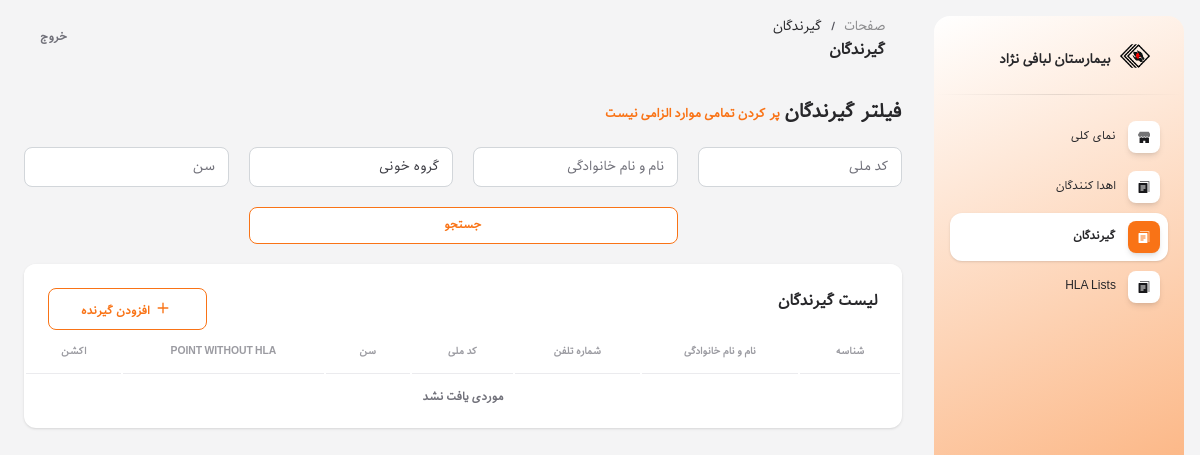
The app's page /recipients/ (signed in), older data.
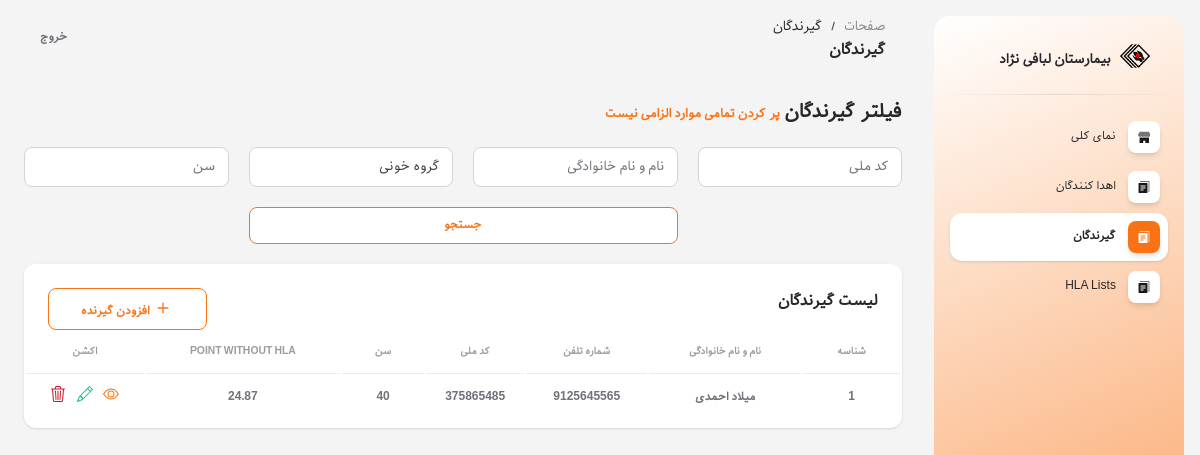
The same page, newer data.
### referees/models.py (models this page shows, shortened)
class Recipient(models.Model):
    blood_group_choices = [
        ('A', 'A'),
        ('B', 'B'),
        ('AB', 'AB'),
        ('O', 'O'),
    ]
    previous_donation_candidate_choices = [
        ('yes', 'YES'),
        ('no', 'NO'),
    ]
    medical_urgency_choices = [
        ('1', 'no access'),
        ('2', 'cardiomyopathy'),
        ('3', 'none'),
    ]
    cpra_choices = [
        ('1', '≥ 98%'),
        ('2', '95-97%'),
        ('3', 'none'),
    ]
    first_name = models.CharField(verbose_name='نام', max_length=100)
    last_name = models.CharField(verbose_name='نام خانوادگی', max_length=100)
    national_code = models.IntegerField(verbose_name='کد ملی')
    phone_number = models.IntegerField(verbose_name='شماره تماس')
    age = models.IntegerField(verbose_name='سن')
    blood_group = models.CharField(verbose_name='گروه خونی', max_length=2, choices=blood_group_choices)
    waiting_list = models.CharField(max_length=10)
    dialysis_duration = models.CharField(max_length=10)
    previous_donation = models.CharField(max_length=3, choices=previous_donation_candidate_choices)
    medical_urgency = models.CharField(max_length=1, choices=medical_urgency_choices)
    candidate_for_2_kidney_TX = models.CharField(max_length=3, choices=previous_donation_candidate_choices)
    candidate_for_kidney_after_other_organ_TX = models.CharField(max_length=3, choices=previous_donation_candidate_choices)
    cpra = models.CharField(max_length=1, choices=cpra_choices)
    desensitized = models.CharField(max_length=3, choices=previous_donation_candidate_choices)
    hla_a_1 = models.ForeignKey(HlaA, on_delete=models.DO_NOTHING, verbose_name='HLA A (allele 1)', related_name='hla_a_1_recipient')
    hla_a_2 = models.ForeignKey(HlaA, on_delete=models.DO_NOTHING, verbose_name='HLA A (allele 2)', related_name='hla_a_2_recipient')
    hla_b_1 = models.ForeignKey(HlaB, on_delete=models.DO_NOTHING, verbose_name='HLA B (allele 1)', related_name='hla_b_1_recipient')
    hla_b_2 = models.ForeignKey(HlaB, on_delete=models.DO_NOTHING, verbose_name='HLA B (allele 2)', related_name='hla_b_2_recipient')
    hla_drb1_1 = models.ForeignKey(HlaDRB1, on_delete=models.DO_NOTHING, verbose_name='HLA DRB1 (allele 1)', related_name='hla_drb1_1_recipient')
    hla_drb1_2 = models.ForeignKey(HlaDRB1, on_delete=models.DO_NOTHING, verbose_name='HLA DRB1 (allele 2)', related_name='hla_drb1_2_recipient')
    hla_drb_1 = models.ForeignKey(HlaDRB, on_delete=models.DO_NOTHING, verbose_name='HLA DRB (allele 1)', null=True, blank=True, related_name='hla_drb_1_recipient')
    hla_drb_2 = models.ForeignKey(HlaDRB, on_delete=models.DO_NOTHING, verbose_name='HLA DRB (allele 2)', null=True, blank=True, related_name='hla_drb_2_recipient')
    hla_dqb1_1 = models.ForeignKey(HlaDQB1, on_delete=models.DO_NOTHING, verbose_name='HLA DQB1 (allele 1)', related_name='hla_dqb1_1_recipient')
    hla_dqb1_2 = models.ForeignKey(HlaDQB1, on_delete=models.DO_NOTHING, verbose_name='HLA DQB1 (allele 2)', related_name='hla_dqb1_2_recipient')
    point = models.FloatField(verbose_name='امتیاز')
    class Meta:
        verbose_name = 'گیرنده'
        verbose_name_plural = 'گیرندگان'

### referees/views.py (the view)
# urls.py: path('recipients/', RecipientListView.as_view(), name='recipient_list'),
class RecipientListView(LoginRequiredMixin, ListView):
    model = Recipient
    template_name = 'recipient_list.html'
    context_object_name = 'recipients'
    ordering = '-id'
    def get_queryset(self):
        queryset = super().get_queryset()
        search_query = self.request.GET.get('q')
        blood_group = self.request.GET.get('blood_group')
        national_code = self.request.GET.get('national_code')
        age = self.request.GET.get('age')
        if search_query:
            queryset = queryset.filter(
                Q(first_name__icontains=search_query) |
                Q(last_name__icontains=search_query)
            )
        if blood_group:
            queryset = queryset.filter(blood_group=blood_group)
        if national_code:
            queryset = queryset.filter(national_code=national_code)
        if age:
            queryset = queryset.filter(age=age)
        return queryset

### templates/recipient_list.html (shortened to what the changed rows need)
{% extends 'base.html' %}
{% load static %}
{% block contain %}
<div class="row">
    <div class="col-12">
        <div class="card mb-4">
            <div class="card-body px-0 pt-0 pb-2">
                <div class="table-responsive p-0">
                    <table class="table align-items-center mb-0">
                        <thead>
                            <tr>
                                <th
                                    class="text-center text-uppercase text-secondary text-xxs font-weight-bolder opacity-7">
                                    شناسه</th>
                                <th
                                    class="text-center text-uppercase text-secondary text-xxs font-weight-bolder opacity-7">
                                    نام و نام خانوادگی</th>
                                <th
                                    class="text-center text-uppercase text-secondary text-xxs font-weight-bolder opacity-7">
                                    شماره تلفن</th>
                                <th
                                    class="text-center text-uppercase text-secondary text-xxs font-weight-bolder opacity-7">
                                    کد ملی</th>
                                <th
                                    class="text-center text-uppercase text-secondary text-xxs font-weight-bolder opacity-7">
                                    سن</th>
                                <th
                                    class="text-center text-uppercase text-secondary text-xxs font-weight-bolder opacity-7">
                                    Point Without HLA</th>
                                <th
                                    class="text-center text-uppercase text-secondary text-xxs font-weight-bolder opacity-7">
                                    اکشن</th>
                            </tr>
                        </thead>
                        <tbody>
                            {% if recipients %}
                            {% for recipient in recipients %}
                            <tr>
                                <td class="align-middle text-center">
                                    <span class="text-secondary text-xs font-weight-bold">{{ recipient.id }}</span>
                                </td>
                                <td class="align-middle text-center">
                                    <span class="text-secondary text-xs font-weight-bold">{{ recipient.first_name }} {{ recipient.last_name }}</span>
                                </td>
                                <td class="align-middle text-center">
                                    <span class="text-secondary text-xs font-weight-bold">{{ recipient.phone_number }}</span>
                                </td>
                                <td class="align-middle text-center">
                                    <span class="text-secondary text-xs font-weight-bold">{{ recipient.national_code }}</span>
                                </td>
                                <td class="align-middle text-center">
                                    <span class="text-secondary text-xs font-weight-bold">{{ recipient.age }}</span>
                                </td>
                                <td class="align-middle text-center">
                                    <span class="text-secondary text-xs font-weight-bold">{{ recipient.point }}</span>
                                </td>
                                <td class="align-middle text-center">
                                    <a href="{% url 'recipient_detail' recipient.id %}" title="جزئیات" style="padding: 0 4px;">
                                        <span class="text-secondary text-xs font-weight-bold">
                                        </span>
                                    </a>
                                    <a href="{% url 'recipient_update' recipient.id %}" title="ویرایش" style="padding: 0 4px;">
                                        <span class="text-secondary text-xs font-weight-bold">
                                        </span>
                                    </a>
                                    <a href="{% url 'recipient_delete' recipient.id %}" title="حذف" style="padding: 0 4px;">
                                        <span class="text-secondary text-xs font-weight-bold">
                                        </span>
                                    </a>
                                </td>
                            </tr>
                            {% endfor %}
                            {% else %}
                            <tr>
                                <td colspan="7" class="align-middle text-center">
                                    <span class="text-secondary text-xs font-weight-bold">موردی یافت نشد</span>
                                </td>
                            </tr>
                            {% endif %}
                        </tbody>
                    </table>
                </div>
            </div>
        </div>
    </div>
</div>
{% endblock %}

Row changes from the older to the newer data that the page shows:
added Recipient: id "1", first_name "میلاد", last_name "احمدی", phone_number "9125645565", national_code "375865485", age "40", point "24.87"
Text that changed along with them:
text no longer shown: "موردی یافت نشد"
